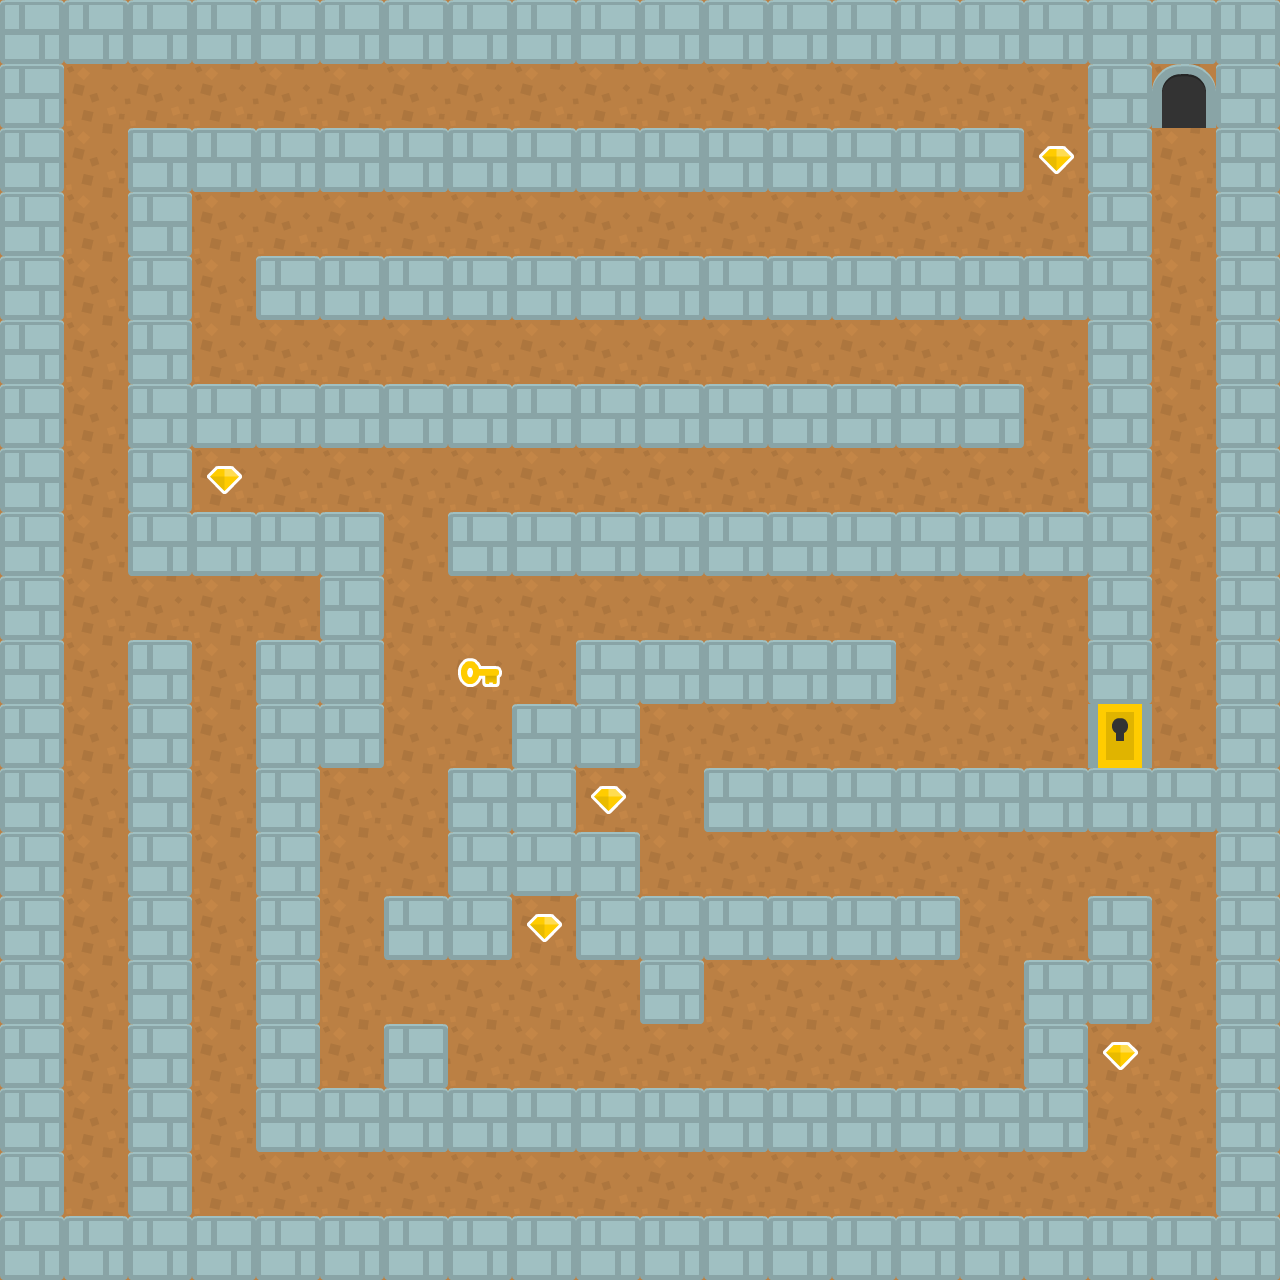

A level layout from a 2D game, rendered from its tile map. Below: a short description, then the map file with tile-grid data replaced by summaries:
An orthogonal 20x20 tile map with 64x64 px tiles, 6 tile layers (background, walls, money, key, ...), 2 hidden layers not drawn.

<map version="1.10" tiledversion="1.11.2" orientation="orthogonal" renderorder="right-down" width="20" height="20" tilewidth="64" tileheight="64" infinite="0" nextlayerid="10" nextobjectid="1">
 <tileset firstgid="1" source="tiles.tsx" />
 <layer id="2" name="background" width="20" height="20">
  <data>[400 cells, 400 non-empty, 1 distinct tile ids]</data>
 </layer>
 <layer id="3" name="walls" width="20" height="20">
  <data>[400 cells, 211 non-empty, 1 distinct tile ids]</data>
 </layer>
 <layer id="4" name="money" width="20" height="20">
  <data>[400 cells, 5 non-empty, 1 distinct tile ids]</data>
 </layer>
 <layer id="5" name="collision" width="20" height="20" visible="0">
  <data>[400 cells, 211 non-empty, 1 distinct tile ids]</data>
 </layer>
 <layer id="6" name="key" width="20" height="20">
  <data>[400 cells, 1 non-empty, 1 distinct tile ids]</data>
 </layer>
 <layer id="7" name="door" width="20" height="20">
  <data>[400 cells, 1 non-empty, 1 distinct tile ids]</data>
 </layer>
 <layer id="9" name="door_collision" width="20" height="20" visible="0">
  <data>[400 cells, 1 non-empty, 1 distinct tile ids]</data>
 </layer>
 <layer id="8" name="exit" width="20" height="20">
  <data>[400 cells, 1 non-empty, 1 distinct tile ids]</data>
 </layer>
</map>
